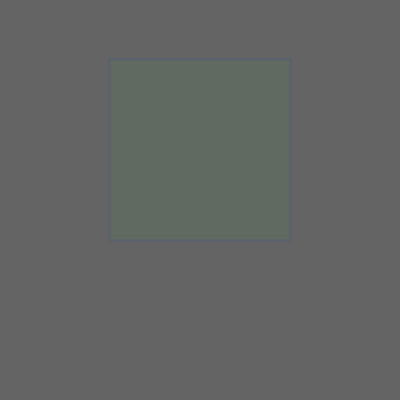
Frame 1 (no input)
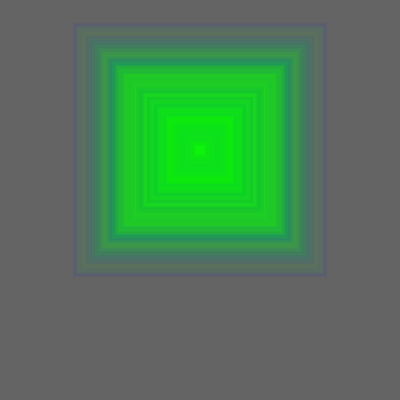
Frame 60 (no input)
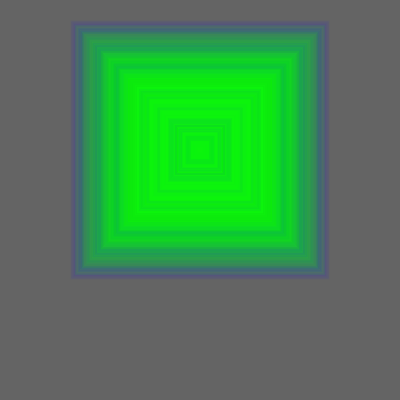
Frame 120 (the mouse pressed at the canvas centre since frame 60)

The p5.js sketch that drew these frames (run headless with seeded random() and noise() and a simulated clock; from frame 60 on, the mouse is pressed at the canvas centre):

// p5.js sketch
// ── sketch.js
//Random()

let squareSize;
let lineWidth;

function setup() {
  createCanvas(400, 400);
  background(100);
}

function draw() {
  
  squareSize = random(10,250);
  lineWidth = random(2,10);
  rectMode(CENTER);
  strokeWeight(lineWidth);
  stroke(0,0,255,10);
  fill(0,255,0,10);
  square(200,150,squareSize);
  
}
